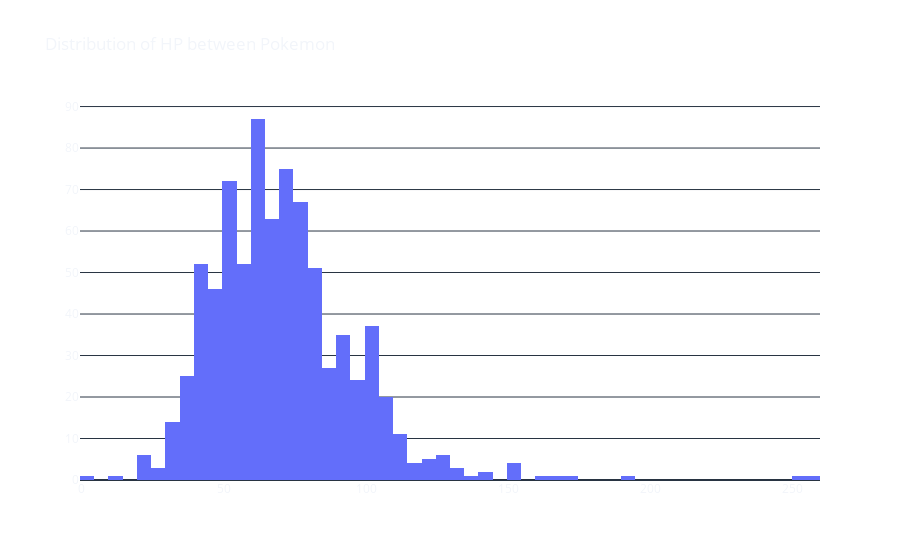

The notebook cell this image was saved under:
### Markdown cell above
**Available templates in Plotly:**

```python
['plotly_dark', 'seaborn', 'simple_white', 'plotly',
'plotly_white', 'plotly_dark', 'presentation', 'xgridoff',
'ygridoff', 'gridon', 'none']

```

### Code cell
fig = go.Figure(data=[go.Histogram(x=df['HP'])])
fig.update_layout(
    template='plotly_dark',
    title='Distribution of HP between Pokemon',
    paper_bgcolor='rgba(0, 0, 0, 0)',
    plot_bgcolor='rgba(0, 0, 0, 0)'
)
fig.show()
#py.plot(fig, filename=f'Distribution of HP between Pokemon')

### Figure 1 — Plotly figure (JSON) as saved in the notebook; plotly's stock layout.template omitted (floating-point values rounded to 4 significant figures; data arrays with more than 128 entries replaced by an {"elided": "..."} marker saying what was removed)
{"data": [{"type": "histogram", "x": {"elided": "800 int values"}}], "layout": {"paper_bgcolor": "rgba(0, 0, 0, 0)", "plot_bgcolor": "rgba(0, 0, 0, 0)", "title": {"text": "Distribution of HP between Pokemon"}}}
